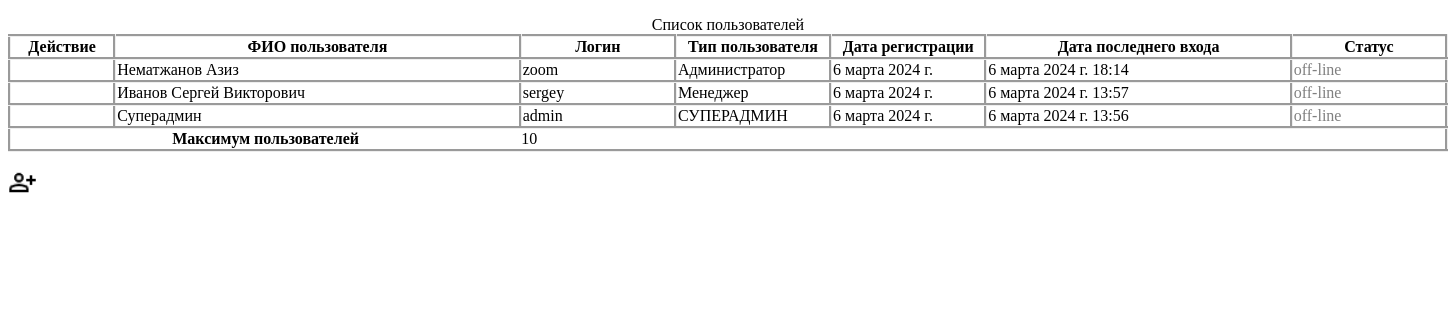
Page /users_list/ on the earlier database version.
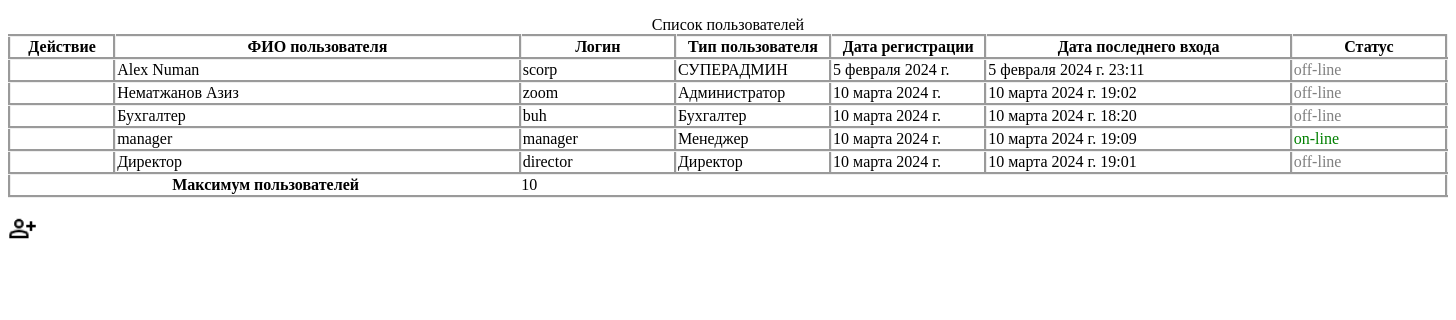
Same page on the later database version.
### firstapp/models.py (models this page shows)
class Users(models.Model):  #Класс для создания нового пользователья
    user_name = models.CharField(max_length=50)                            # ФИО нового пользователья
    user_birth = models.DateField(auto_now=False)                          # Дата рождения
    user_adress = models.CharField(max_length=50)                          # Адрес
    user_email = models.EmailField()                                       # Эл.почта
    user_tel = models.CharField(max_length=10)                             # Сотовый телефон
    user_login = models.CharField(max_length=50)                           # Логин
    user_pass = models.CharField(max_length=50)                            # Пароль
    user_type = models.CharField(max_length=50)                            # Тип пользователя
    user_regist_date = models.DateField(auto_now=True)                     # Дата регистрации
    user_login_date = models.DateTimeField(auto_now=True)                  # Дата последнего входа
    user_status = models.CharField(max_length=10, default='off-line')      # Статус пользователя

### firstapp/views.py (the view)
# urls.py: path('users_list/', views.users_list),
def users_list(request):
    people = Users.objects.values()
    return render(request, 'users_list.html', context={'db_data': people})

### firstapp/templates/users_list.html (shortened to what this page needs)
<!DOCTYPE html>
{% load static %}
<html lang="en">
<head>
    <link rel="stylesheet" type="text/css" href="{% static 'css/users_list.css' %}">
    <link rel="stylesheet" type="text/css" href="{% static 'css/settings.css' %}">
</head>
<body>
<div>
    <table class="table">
         <caption>
             Список пользователей
         </caption>
        <thead>
        <tr>
            <th style="width: 100px;" class="users_table">Действие</th>
            <th style="width: 400px;" class="users_table"> ФИО пользователя</th>
            <th style="width: 150px;" class="users_table">Логин</th>
            <th style="width: 150px;" class="users_table">Тип пользователя</th>
            <th style="width: 150px;" class="users_table">Дата регистрации</th>
            <th style="width: 300px;" class="users_table">Дата последнего входа</th>
            <th style="width: 150px;" class="users_table">Статус</th>
        </tr>
        </thead>
        <tbody id="users_table">
        {% for i in db_data %}
        <tr>
            <td class="users_table"></td>
            <td class="users_table"> {{i.user_name}}</td>
            <td class="users_table">{{i.user_login}}</td>
            <td class="users_table">{{i.user_type}}</td>
            <td class="users_table">{{i.user_regist_date}}</td>
            <td class="users_table">{{i.user_login_date}}</td>
            <td class="users_table">{{i.user_status}}</td>
            {% endfor %}
        </tbody>
        <tfoot>
    <tr>
      <th scope="row" colspan="2">Максимум пользователей</th>
      <td colspan="2">10</td>
    </tr>
  </tfoot>
    </table>
    <img style="width: 2%; height: 2%;" src="{% static 'img/person_add.png' %}" class="add_person" id="add_new_user">
</div>
</body>
</html>

Differences in the rows shown:
removed Users: user_name "Иванов Сергей Викторович", user_login "sergey", user_type "Менеджер", user_regist_date "6 марта 2024 г.", user_login_date "6 марта 2024 г. 13:57", user_status "off-line"
removed Users: user_name "Суперадмин", user_login "admin", user_type "СУПЕРАДМИН", user_regist_date "6 марта 2024 г.", user_login_date "6 марта 2024 г. 13:56", user_status "off-line"
added Users: user_name "Alex Numan", user_login "scorp", user_type "СУПЕРАДМИН", user_regist_date "5 февраля 2024 г.", user_login_date "5 февраля 2024 г. 23:11", user_status "off-line"
changed Users "Нематжанов Азиз": user_regist_date "6 марта 2024 г." → "10 марта 2024 г."; user_login_date "6 марта 2024 г. 18:14" → "10 марта 2024 г. 19:02"
added Users: user_name "Бухгалтер", user_login "buh", user_type "Бухгалтер", user_regist_date "10 марта 2024 г.", user_login_date "10 марта 2024 г. 18:20", user_status "off-line"
added Users: user_name "manager", user_login "manager", user_type "Менеджер", user_regist_date "10 марта 2024 г.", user_login_date "10 марта 2024 г. 19:09", user_status "on-line"
added Users: user_name "Директор", user_login "director", user_type "Директор", user_regist_date "10 марта 2024 г.", user_login_date "10 марта 2024 г. 19:01", user_status "off-line"
